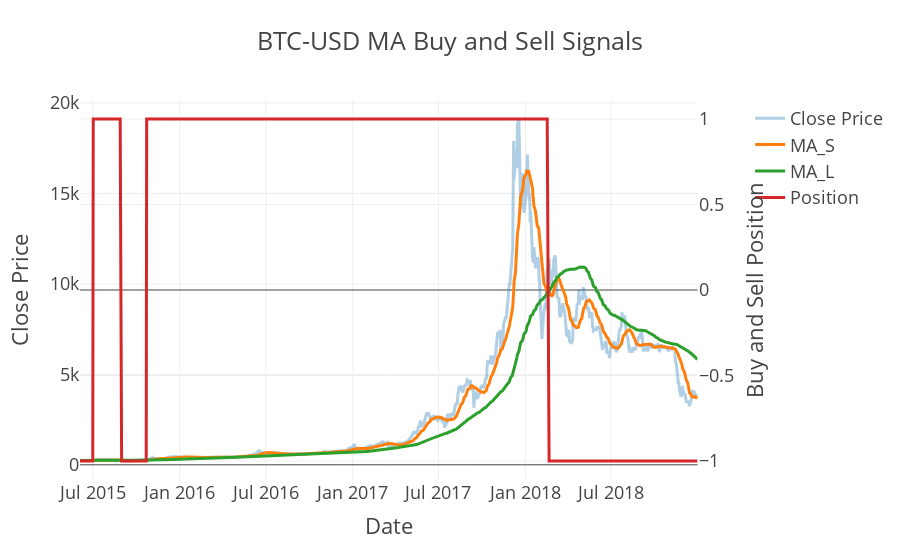

The notebook cell this image was saved under:
### Code cell
tester.plot_buys_and_sells()

### Figure 1 — Plotly figure (JSON) as saved in the notebook; plotly's stock layout.template omitted (floating-point values rounded to 4 significant figures; data arrays with more than 128 entries replaced by an {"elided": "..."} marker saying what was removed)
{"data": [{"name": "Close Price", "opacity": 0.35, "type": "scatter", "x": {"elided": "901 str values"}, "xaxis": "x", "y": {"elided": "901 float values"}, "yaxis": "y"}, {"name": "MA_S", "type": "scatter", "x": {"elided": "901 str values"}, "xaxis": "x", "y": {"elided": "901 float values"}, "yaxis": "y"}, {"name": "MA_L", "type": "scatter", "x": {"elided": "901 str values"}, "xaxis": "x", "y": {"elided": "901 float values"}, "yaxis": "y"}, {"name": "Position", "type": "scatter", "x": {"elided": "901 str values"}, "xaxis": "x", "y": {"elided": "901 int values"}, "yaxis": "y2"}], "layout": {"title": {"text": "BTC-USD MA Buy and Sell Signals"}, "xaxis": {"anchor": "y", "domain": [0, 0.94], "title": {"text": "Date"}}, "yaxis": {"anchor": "x", "domain": [0, 1], "title": {"text": "Close Price"}}, "yaxis2": {"anchor": "x", "overlaying": "y", "side": "right", "title": {"text": "Buy and Sell Position"}}}}
